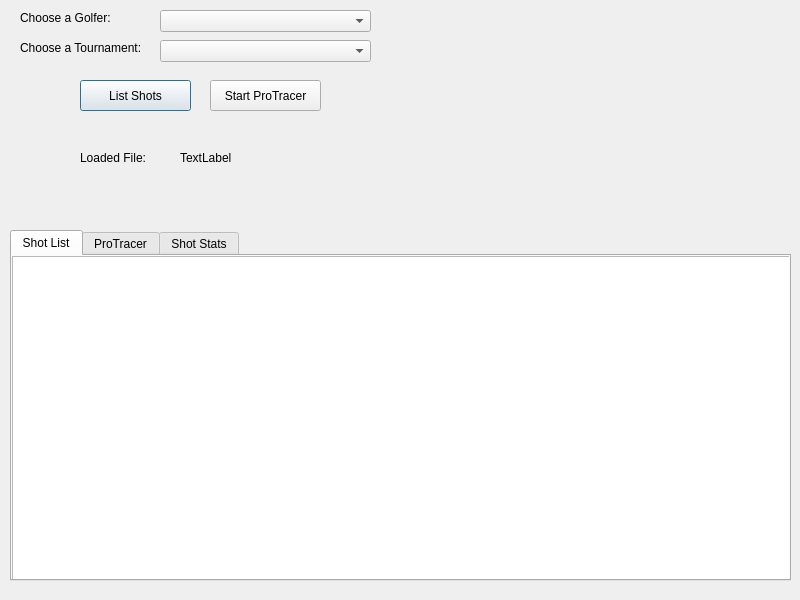
<?xml version="1.0" encoding="UTF-8"?>
<ui version="4.0">
 <class>dlgProTracer</class>
 <widget class="QDialog" name="dlgProTracer">
  <property name="geometry">
   <rect>
    <x>0</x>
    <y>0</y>
    <width>800</width>
    <height>600</height>
   </rect>
  </property>
  <property name="windowTitle">
   <string>PyProTracer</string>
  </property>
  <widget class="QLabel" name="label_2">
   <property name="geometry">
    <rect>
     <x>20</x>
     <y>40</y>
     <width>131</width>
     <height>16</height>
    </rect>
   </property>
   <property name="text">
    <string>Choose a Tournament:</string>
   </property>
  </widget>
  <widget class="QComboBox" name="ddlGolfer">
   <property name="geometry">
    <rect>
     <x>160</x>
     <y>10</y>
     <width>211</width>
     <height>22</height>
    </rect>
   </property>
  </widget>
  <widget class="QPushButton" name="btnSearchShots">
   <property name="geometry">
    <rect>
     <x>80</x>
     <y>80</y>
     <width>111</width>
     <height>31</height>
    </rect>
   </property>
   <property name="text">
    <string>List Shots</string>
   </property>
  </widget>
  <widget class="QLabel" name="label">
   <property name="geometry">
    <rect>
     <x>20</x>
     <y>10</y>
     <width>131</width>
     <height>16</height>
    </rect>
   </property>
   <property name="text">
    <string>Choose a Golfer:</string>
   </property>
  </widget>
  <widget class="QPushButton" name="btnPlotShots">
   <property name="geometry">
    <rect>
     <x>210</x>
     <y>80</y>
     <width>111</width>
     <height>31</height>
    </rect>
   </property>
   <property name="text">
    <string>Start ProTracer</string>
   </property>
  </widget>
  <widget class="QComboBox" name="ddlTournament">
   <property name="geometry">
    <rect>
     <x>160</x>
     <y>40</y>
     <width>211</width>
     <height>22</height>
    </rect>
   </property>
  </widget>
  <widget class="QTabWidget" name="tabPlots">
   <property name="geometry">
    <rect>
     <x>10</x>
     <y>230</y>
     <width>781</width>
     <height>351</height>
    </rect>
   </property>
   <property name="currentIndex">
    <number>0</number>
   </property>
   <widget class="QWidget" name="tabShotList">
    <attribute name="title">
     <string>Shot List</string>
    </attribute>
    <widget class="QTableView" name="tblShotList">
     <property name="geometry">
      <rect>
       <x>0</x>
       <y>0</y>
       <width>781</width>
       <height>331</height>
      </rect>
     </property>
    </widget>
   </widget>
   <widget class="QWidget" name="tabProTracer">
    <attribute name="title">
     <string>ProTracer</string>
    </attribute>
    <widget class="QGraphicsView" name="gProTracer">
     <property name="geometry">
      <rect>
       <x>0</x>
       <y>0</y>
       <width>781</width>
       <height>331</height>
      </rect>
     </property>
    </widget>
   </widget>
   <widget class="QWidget" name="tabShotStats">
    <attribute name="title">
     <string>Shot Stats</string>
    </attribute>
   </widget>
  </widget>
  <widget class="QLabel" name="label_3">
   <property name="geometry">
    <rect>
     <x>80</x>
     <y>150</y>
     <width>101</width>
     <height>16</height>
    </rect>
   </property>
   <property name="text">
    <string>Loaded File:</string>
   </property>
  </widget>
  <widget class="QLabel" name="lblFileName">
   <property name="geometry">
    <rect>
     <x>180</x>
     <y>150</y>
     <width>241</width>
     <height>16</height>
    </rect>
   </property>
   <property name="text">
    <string>TextLabel</string>
   </property>
  </widget>
 </widget>
 <resources/>
 <connections/>
</ui>
